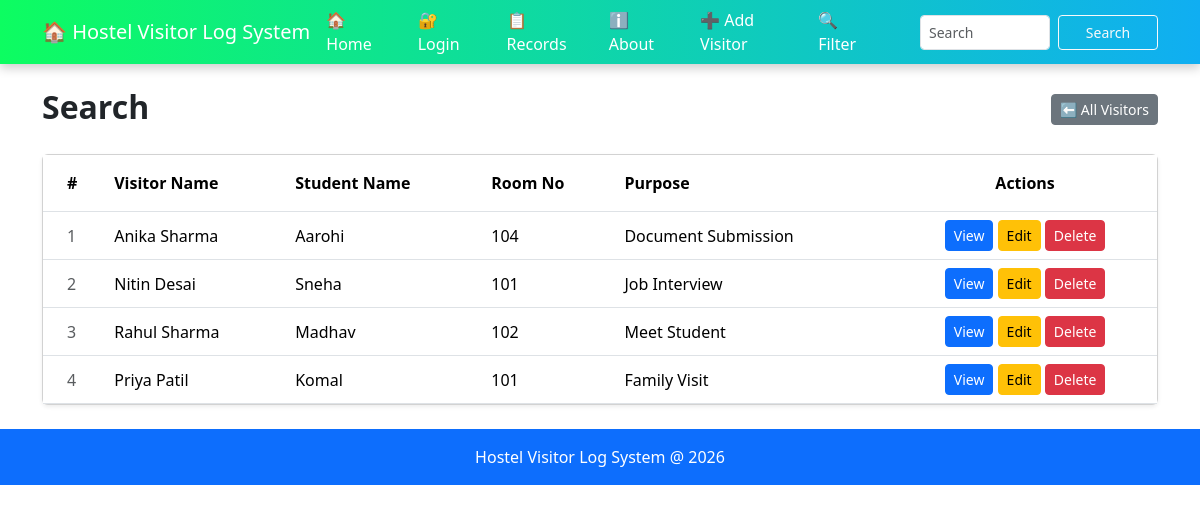
Screenshot of /search with the database file from the repository.
### tables this page shows
CREATE TABLE visitors(
        id INTEGER PRIMARY KEY AUTOINCREMENT,
        visitor_name TEXT NOT NULL,
        student_name TEXT NOT NULL,
        room_no TEXT NOT NULL,
        purpose TEXT NOT NULL
    );

### app.py (the view)
@app.route("/search")
def search():
    q = request.args.get('q','')
    conn = get_db()
    if q:
        visitors = conn.execute('''SELECT * FROM visitors
                                WHERE visitor_name LIKE ?
                                OR student_name LIKE ?
                                OR room_no LIKE ?''',
                                (f'%{q}%', f'%{q}%', f'%{q}%')).fetchall()
    else:
        visitors = conn.execute('SELECT * FROM visitors ORDER BY id DESC').fetchall()
    conn.close()
    return render_template("search.html", visitors=visitors, query=q)

### app.py (called while the page is built)
def get_db():
    conn = sqlite3.connect("Database.db")
    conn.row_factory = sqlite3.Row
    return conn

### templates/search.html (shortened to what this page needs)
{% extends "base.html" %}
{% block content %}
<div class="d-flex justify-content-between align-items-center mb-4">
    <h2 class = "fw-bold mb-1">Search</h2>
    <a href = "/search" class = "btn btn-secondary btn-sm">
         ⬅️ All Visitors
        </a>
</div>
{% if visitors %}
<div class="card shadow-sm">
    <div class="card-body p-0">
        <div class="table-responsive">
            <table class="table table-hover mb-0">
                <thead style="background-color: #1e3a5f; color:white;">
                    <tr>
                        <th class="py-3 ps-4">#</th>
                        <th class="py-3"> Visitor Name</th>
                        <th class="py-3">Student  Name</th>
                        <th class="py-3">Room No</th>
                        <th class="py-3">Purpose</th>
                        <th class="py-3 text-center">Actions</th>
                    </tr>
                </thead>
                <tbody>
                    {% for visitor  in visitors %}
                    <tr class="align-middle">
                        <td class="ps-4 text-muted">
                            {{ loop.index }}</td>
                        <td>
                            {{ visitor.visitor_name }}
                        </td>
                        <td>
                            {{ visitor.student_name }}
                        </td>
                        <td>
                            {{ visitor.room_no }}
                        </td>
                        <td>
                            {{ visitor.purpose }}
                        </td>
                        <td class="text-center">
                            <a href="/view/{{ visitor.id }}" class="btn btn-sm btn-primary">View</a>
                            <a href="/edit_visitor/{{ visitor.id }}" class="btn btn-sm btn-warning">Edit</a>
                            <a href="/delete/{{ visitor.id }}" class="btn btn-sm btn-danger">Delete</a>
                        </td>
                    </tr>
                    {% endfor %}
                </tbody>
            </table>
        </div>
    </div>
</div>
    </body>
</html>
{% endif %}
{% endblock %}

### rows the page displays
visitors: visitor_name "Anika Sharma", student_name "Aarohi", room_no "104", purpose "Document Submission"
visitors: visitor_name "Nitin Desai", student_name "Sneha", room_no "101", purpose "Job Interview"
visitors: visitor_name "Rahul Sharma", student_name "Madhav", room_no "102", purpose "Meet Student"
visitors: visitor_name "Priya Patil", student_name "Komal", room_no "101", purpose "Family Visit"
